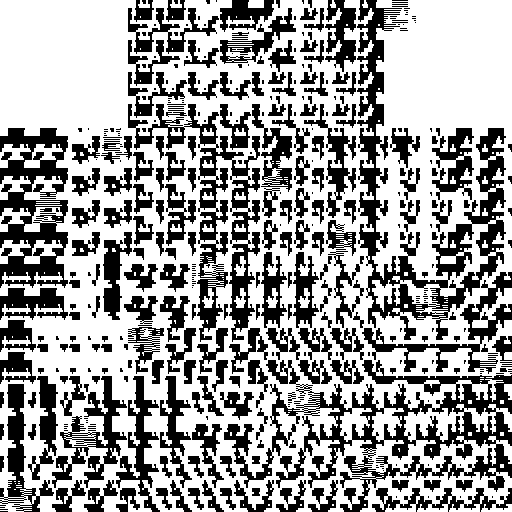
#> input picture mail11/code.png, 512 x 512 px
$ python hilbert.py code.png 5
#> lines starting #> are read from the running program, lines starting #| are printed output that depends on the picture
#!/usr/bin/python3

from PIL import Image
import sys, math

def rot(n, a, b, rx, ry):
    if ry == 0:
        if rx == 1:
            a = n - 1 - a
            b = n - 1 - b
        t = a
        a = b
        b = t

def index2pos(n, index):
    a = b = 0
    i = 1
    d = index
    while i < n:
        rx = 1 & int(d/2)
        ry = 1 & (d ^ rx)
        rot(i, a, b, rx, ry)
        a += i * rx
        b += i * ry
        d = int(d/4)
        i *= 2

    return (a, b)

img = Image.open(sys.argv[1])
#> img is the input picture: PIL image 512x512 RGBA; mean R, G, B, A 156.9, 156.9, 156.9, 255
img.load()

oimg = Image.open(sys.argv[1])
oimg.load()

width = img.width
#> width = 512
height = img.height
#> height = 512
n = 2 ** int(sys.argv[2])
size = int(width / n)
#> size = 16

def remap(dest, src, x, y, a, b, index):
    x *= size
    y *= size
    a *= size
    b *= size
    for i in range(0, size):
        for j in range(0, size):
            oimg.putpixel((x + j, y + i), img.getpixel((a + j, b + i)))

index = 0
for y in range(0, n):
    for x in range(0, n):
        a, b = index2pos(n, index)
        remap(oimg, img, x, y, a, b, index)
        index += 1
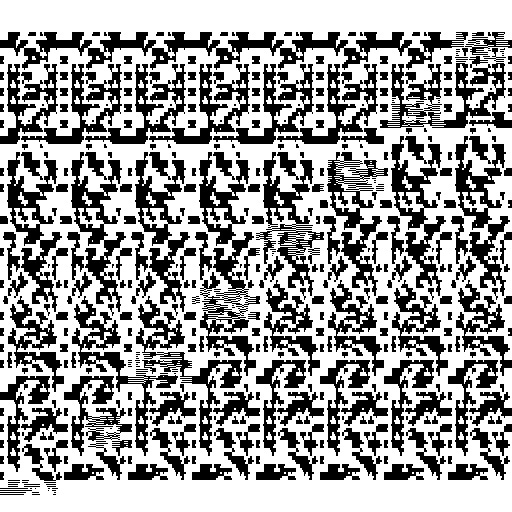
#> oimg: PIL image 512x512 RGBA; mean R, G, B, A 156.9, 156.9, 156.9, 255

oimg.save("qr.png")

from pyzbar.pyzbar import decode
print(decode(Image.open("qr.png")))
#> (this line was passed over: pyzbar is not available in this run)
